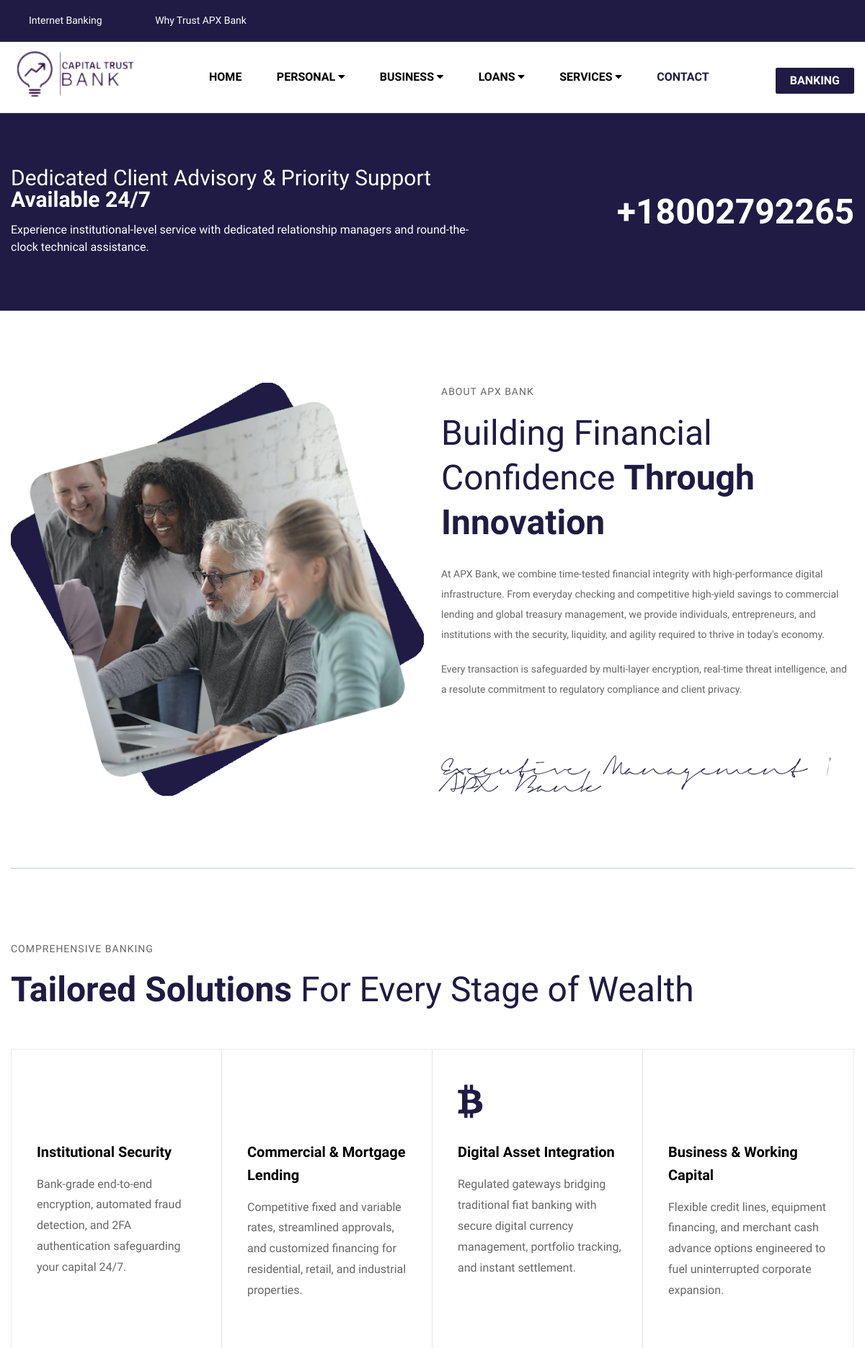
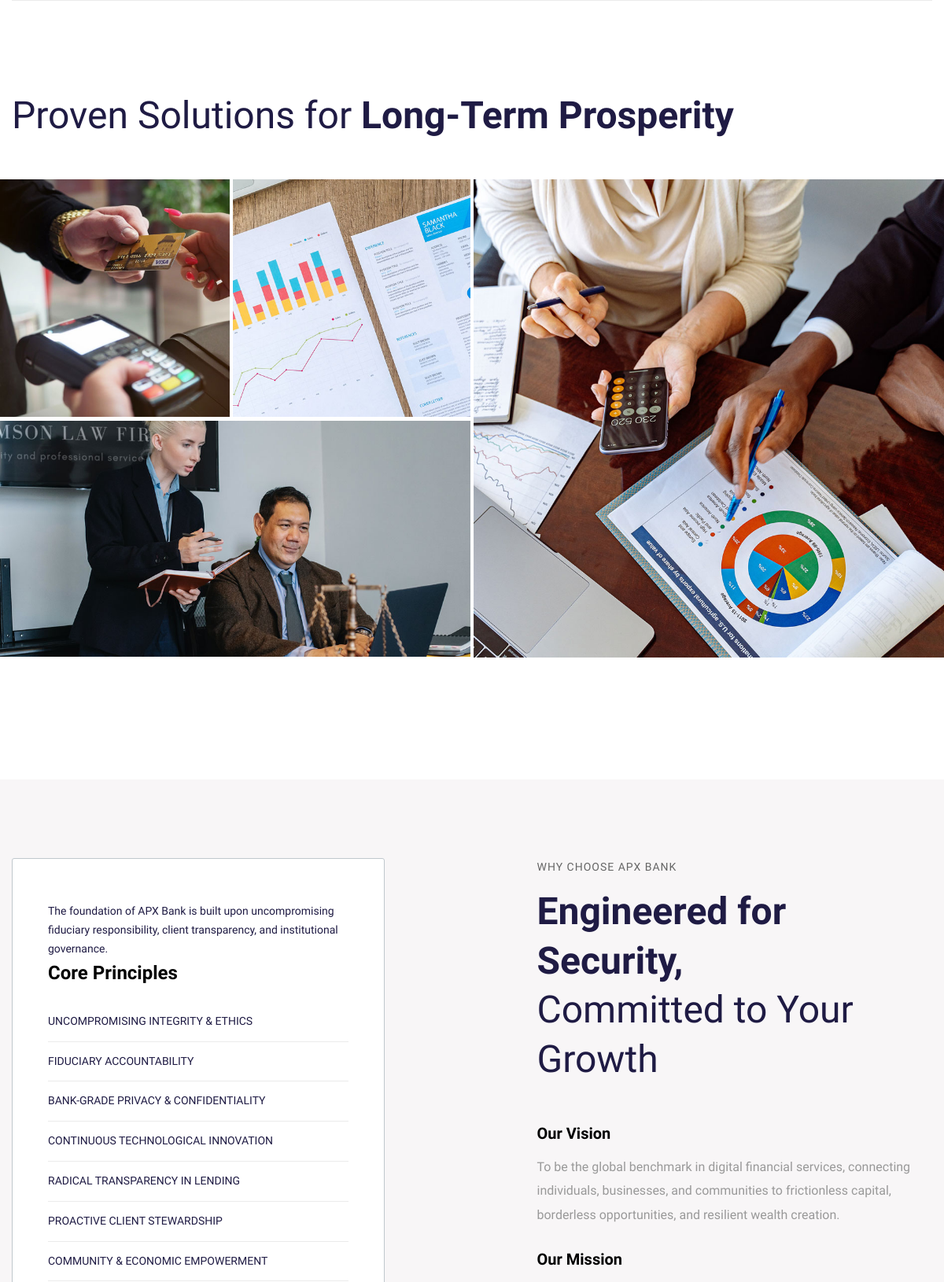
The page / (upper part) on the database its author committed (2 pictures, top to bottom).
### tables this page shows
CREATE TABLE IF NOT EXISTS `settings` (
  `id` int(11) NOT NULL AUTO_INCREMENT PRIMARY KEY,
  `image` text DEFAULT NULL,
  `about_us` text DEFAULT NULL,
  `url_name` text DEFAULT NULL,
  `url_tel` varchar(15) DEFAULT NULL,
  `url_email` varchar(100) DEFAULT NULL,
  `trans_limit_min` double DEFAULT 500,
  `trans_limit_max` double DEFAULT 500000,
  `livechat` text DEFAULT NULL COMMENT 'Live Widget',
  `twillio_status` int(11) NOT NULL DEFAULT 0 COMMENT '0=off,1=on',
  `billing_code` int(11) NOT NULL DEFAULT 0 COMMENT '0=off,1=on',
  `transfer` int(11) NOT NULL DEFAULT 1 COMMENT '0=off,1=on',
  `bank_deposit` int(11) NOT NULL DEFAULT 0 COMMENT '0=off,1=on'
);

### include/config.php (called while the page is built, shortened)
<?php
$web_url = WEB_URL;
if (!function_exists('getSiteSettings')) {
    function getSiteSettings($conn = null) {
        $defaults = [
            'id' => 1,
            'image' => 'logo.png',
            'about_us' => 'APX Bank provides modern, secure, and intuitive digital banking solutions for individuals and enterprises worldwide.',
            'url_name' => defined('WEB_TITLE') ? WEB_TITLE : 'APX Bank',
            'url_tel' => '18002792265',
            'url_email' => defined('WEB_EMAIL') ? WEB_EMAIL : 'contact@apxbank.com',
            'trans_limit_min' => 500,
            'trans_limit_max' => 500000,
            'livechat' => '',
            'twillio_status' => 0,
            'billing_code' => 1,
            'transfer' => 1,
            'bank_deposit' => 0,
        ];
        if ($conn instanceof PDO) {
            try {
                $stmt = $conn->query("SELECT * FROM settings WHERE id = '1' LIMIT 1");
                if ($stmt) {
                    $row = $stmt->fetch(PDO::FETCH_ASSOC);
                    if (is_array($row) && !empty($row)) {
                        $cached = array_merge($defaults, array_filter($row, function($val) {
                            return $val !== null && $val !== '';
                        }));
                        return $cached;
                    }
                }
            } catch (\Throwable $e) {
                error_log("getSiteSettings query notice: " . $e->getMessage());
            }
        }
        $cached = $defaults;
        return $cached;
    }
}

### include/loginFunction.php (called while the page is built, shortened)
<?php
require_once __DIR__ . "/config.php";
$conn = dbConnect();
$page = getSiteSettings($conn);

### index.php (the view, shortened to what this page needs)
<?php
include_once("front/header.php");
require_once("include/loginFunction.php");
?>
		<div class="cta-section" style="background:#1F1B44;">
			<div class="auto-container">
				<div class="row align-items-center">
					<div class="col-lg-7">
						<div class="cta-content">
							<h3 class="title">Dedicated Client Advisory & Priority Support <span class="text-bold">Available 24/7</span></h3>
							<p>Experience institutional-level service with dedicated relationship managers and round-the-clock technical assistance.</p>
						</div>
					</div>
					<div class="col-lg-5">
						<div class="cta-phone text-lg-end text-strat">
							<h2 class="title">+<?= !empty($page['url_tel']) ? $page['url_tel'] : (!empty($BANK_PHONE) ? $BANK_PHONE : '18002792265') ?></h2>
						</div>
					</div>
				</div>
			</div>
		</div>
		<div class="about-section">
			<div class="auto-container">
				<div class="inner-container">
					<div class="row align-items-center clearfix">
						<div class="image-column col-lg-6">
							<div class="about-image">
								<div class="about-inner-image">
									<img src="<?= $web_url ?>/front/images/about/home-about.png" alt="About APX Bank">
								</div>
							</div>
						</div>
						<div class="content-column col-lg-6 col-md-12 col-sm-12 mb-0">
							<div class="about-column">
								<div class="sec-title">
									<div class="title">About <?= $pageTitle ?></div>
									<h2>Building Financial Confidence <span>Through Innovation</span></h2>
								</div>
								<div class="text">
									<p>
										At <?= $pageTitle ?>, we combine time-tested financial integrity with high-performance digital infrastructure. From everyday checking and competitive high-yield savings to commercial lending and global treasury management, we provide individuals, entrepreneurs, and institutions with the security, liquidity, and agility required to thrive in today's economy.
									</p>
									<p>
										Every transaction is safeguarded by multi-layer encryption, real-time threat intelligence, and a resolute commitment to regulatory compliance and client privacy.
									</p>
								</div>
								<div class="signature">Executive Management | <?= $pageTitle ?></div>
							</div>
						</div>
					</div>
				</div>
			</div>
		</div>
		<div class="services-section">
			<div class="auto-container">
				<div class="sec-title">
					<div class="title">Comprehensive Banking</div>
					<h2><span>Tailored Solutions</span> For Every Stage of Wealth</h2>
				</div>
				<div class="inner-container">
					<div class="row g-0">
						<div class="service-block col-lg-3 col-md-6 col-sm-12">
							<div class="inner-box">
								<div class="icon-box">
									<span class="icon ti-shield"></span>
								</div>
								<h5><a>Institutional Security</a></h5>
								<div class="text">Bank-grade end-to-end encryption, automated fraud detection, and 2FA authentication safeguarding your capital 24/7.</div>
							</div>
						</div>
						<div class="service-block col-lg-3 col-md-6 col-sm-12">
							<div class="inner-box">
								<div class="icon-box">
									<span class="icon ti-home"></span>
								</div>
								<h5><a>Commercial & Mortgage Lending</a></h5>
								<div class="text">Competitive fixed and variable rates, streamlined approvals, and customized financing for residential, retail, and industrial properties.</div>
							</div>
						</div>
						<div class="service-block col-lg-3 col-md-6 col-sm-12">
							<div class="inner-box">
								<div class="icon-box">
									<span class="fab fa-bitcoin"></span>
								</div>
								<h5><a>Digital Asset Integration</a></h5>
								<div class="text">Regulated gateways bridging traditional fiat banking with secure digital currency management, portfolio tracking, and instant settlement.</div>
							</div>
						</div>
						<div class="service-block col-lg-3 col-md-6 col-sm-12">
							<div class="inner-box">
								<div class="icon-box">
									<span class="icon ti-money"></span>
								</div>
								<h5><a>Business & Working Capital</a></h5>
								<div class="text">Flexible credit lines, equipment financing, and merchant cash advance options engineered to fuel uninterrupted corporate expansion.</div>
							</div>
						</div>
					</div>
				</div>
			</div>
		</div>
		<div class="project-section">
			<div class="auto-container">
				<div class="sec-title">
					<div class="clearfix">
						<div class="pull-left">
							<h2>Proven Solutions for <span>Long-Term Prosperity</span></h2>
						</div>
					</div>
				</div>
			</div>
			<div class="outer-container">
				<div class="row clearfix">
					<div class="column col-lg-6 col-md-12 col-sm-12">
						<div class="row clearfix">
							<div class="inner-column col-lg-6 col-md-6 col-sm-12">
								<div class="gallery-block">
									<div class="inner-box">
										<div class="image">
											<img src="<?= $web_url ?>/front/images/gallery/2.jpg" alt="" />
										</div>
									</div>
								</div>
							</div>
							<div class="inner-column col-lg-6 col-md-6 col-sm-12">
								<div class="gallery-block">
									<div class="inner-box">
										<div class="image">
											<img src="<?= $web_url ?>/front/images/gallery/3.jpg" alt="" />
										</div>
									</div>
								</div>
							</div>
							<div class="inner-column col-lg-12 col-md-12 col-sm-12">
								<div class="gallery-block">
									<div class="inner-box">
										<div class="image">
											<img src="<?= $web_url ?>/front/images/gallery/4.jpg" alt="" />
										</div>
									</div>
								</div>
							</div>
						</div>
					</div>
					<div class="column col-lg-6 col-md-12 col-sm-12">
						<div class="gallery-block">
							<div class="inner-box">
								<div class="image">
									<img src="<?= $web_url ?>/front/images/gallery/1.jpg" alt="" />
								</div>
							</div>
						</div>
					</div>
				</div>
			</div>
		</div>
		<div class="sponsors-section">
		</div>
		<div class="reputation-section-two style-two">
			<div class="auto-container">
				<div class="row clearfix">
					<div class="form-column col-lg-5 col-md-12 col-sm-12">
						<div class="inner-column">
							<div class="form-boxed">
								<div class="text">The foundation of <?= $pageTitle ?> is built upon uncompromising fiduciary responsibility, client transparency, and institutional governance.</div>
								<div class="consult-form">
									<div class="sidebar-widget categories-blog">
										<div class="sidebar-title">
											<h4>Core Principles</h4>
										</div>
										<ul>
											<li><a>Uncompromising Integrity & Ethics</a></li>
											<li><a>Fiduciary Accountability</a></li>
											<li><a>Bank-Grade Privacy & Confidentiality</a></li>
											<li><a>Continuous Technological Innovation</a></li>
											<li><a>Radical Transparency in Lending</a></li>
											<li><a>Proactive Client Stewardship</a></li>
											<li><a>Community & Economic Empowerment</a></li>
										</ul>
									</div>
								</div>
							</div>
						</div>
					</div>
					<div class="content-column col-lg-7 col-md-12 col-sm-12">
						<div class="inner-column">
							<div class="sec-title">
								<div class="title">Why Choose <?= $pageTitle ?></div>
								<h2><span>Engineered for Security,</span><br> Committed to Your Growth</h2>
							</div>
							<div class="blocks-outer">
								<div class="reputation-block">
									<div class="inner-box">
										<h5>Our Vision</h5>
										<div class="text">To be the global benchmark in digital financial services, connecting individuals, businesses, and communities to frictionless capital, borderless opportunities, and resilient wealth creation.</div>
									</div>
								</div>
								<div class="reputation-block">
									<div class="inner-box">
										<h5>Our Mission</h5>
									</div>
								</div>
							</div>
						</div>
					</div>
				</div>
			</div>
		</div>
<?php
include_once("front/footer.php");
?>

### front/header.php (shortened to what this page needs)
<?php
require __DIR__."/../include/loginFunction.php";
try {
    $sql = "SELECT * FROM settings WHERE id ='1'";
    $stmt = $conn->prepare($sql);
    $stmt->execute();
    $dbSettings = $stmt->fetch(PDO::FETCH_ASSOC);
    if ($dbSettings && is_array($dbSettings)) {
        $page = array_merge($page, array_filter($dbSettings, function($v) { return $v !== null && $v !== ''; }));
    }
} catch (\Throwable $e) {
    error_log("Settings query error: " . $e->getMessage());
}
$pageTitle = $page['url_name'];
?>
<!DOCTYPE html>
<html lang="en-US">
<head>
<link href="/front/css/bootstrap.min.css" rel="stylesheet" />
<link href="/front/css/main.css" rel="stylesheet" />
<link href="/front/css/responsive.css" rel="stylesheet" />
<link href="https://maxcdn.bootstrapcdn.com/font-awesome/4.7.0/css/font-awesome.min.css" rel="stylesheet">
<link href="https://cdn.jsdelivr.net/npm/remixicon@2.5.0/fonts/remixicon.css" rel="stylesheet">
</head>
<body oncontextmenu="return false">
	<div class="page-wrapper">
    <header class="main-header style-three">
        <div class="header-top">
            <div class="auto-container">
                <div class="inner-container clearfix">
                    <div class="top-left">
                        <ul class="info-list">
                            <li>
                                <a href="<?= $web_url ?>/login.php"><span class="icon icofont-bank"></span>Internet Banking</a>
                            </li>
                            <li class="share"><a href="<?= $web_url ?>/p/about.php"><span class="icon icofont-handshake-deal"></span> Why Trust <?=  $pageTitle  ?></a></li>
                        </ul>
                    </div>
                </div>
            </div>
        </div>
        <div class="header-upper">
            <div class="auto-container">
                <div class="inner-container clearfix">
                    <div class="pull-left logo-box">
                        <div class="logo">
                            <a href="/"><img src="<?= $web_url ?>/assets/images/logo/<?= $page['image'] ?>" alt="" title="" /></a>
                        </div>
                    </div>
                    <div class="nav-outer pull-left clearfix">
                        <nav class="main-menu navbar-expand-md">
                            <div class="navbar-collapse show collapse clearfix" id="navbarSupportedContent">
                                <ul class="navigation clearfix">
                                    <li><a href="<?= $web_url ?>">Home</a></li>
                                    <li class="dropdown">
                                        <a href="#">Personal <i class="fa fa-caret-down"></i></a>
                                    </li>
                                    <li class="dropdown">
                                        <a href="#">Business <i class="fa fa-caret-down"></i></a>
                                    </li>
                                    <li class="dropdown">
                                        <a href="#">Loans <i class="fa fa-caret-down"></i></a>
                                    </li>
                                    <li class="dropdown">
                                        <a href="#">Services <i class="fa fa-caret-down"></i></a>
                                    </li>
                                    <li class="current">
                                        <a href="<?= $web_url ?>/p/contact.php">Contact</a>
                                    </li>
                                </ul>
                            </div>
                        </nav>
                    </div>
                    <div class="outer-box">
                        <div class="search-box-btn search-box-outer">
                            <a href="<?= $web_url ?>/login.php" class="theme-btn btn-style-one" style="margin-top:0px;padding:10px 20px;"><span class="txt">Banking</span></a>
                        </div>
                    </div>
                </div>
            </div>
        </div>
    </header>

### front/css/responsive.css (style rules this page uses)
@media only screen and (min-width: 1200px) and (max-width: 1499px) { .about-image { margin-left: 0px; } }
@media only screen and (min-width: 1200px) and (max-width: 1499px) { .reputation-section-two .content-column .sec-title { margin-bottom: 50px; } }

### front/header.php (style rules this page uses)
.sidebar-widget ul li a, .auto-container, .auto-container h2 { color: #1F1B44; }

### rows shown on the page
settings: url_name "APX Bank", image (picture), url_tel "18002792265", url_name "APX BANK"
